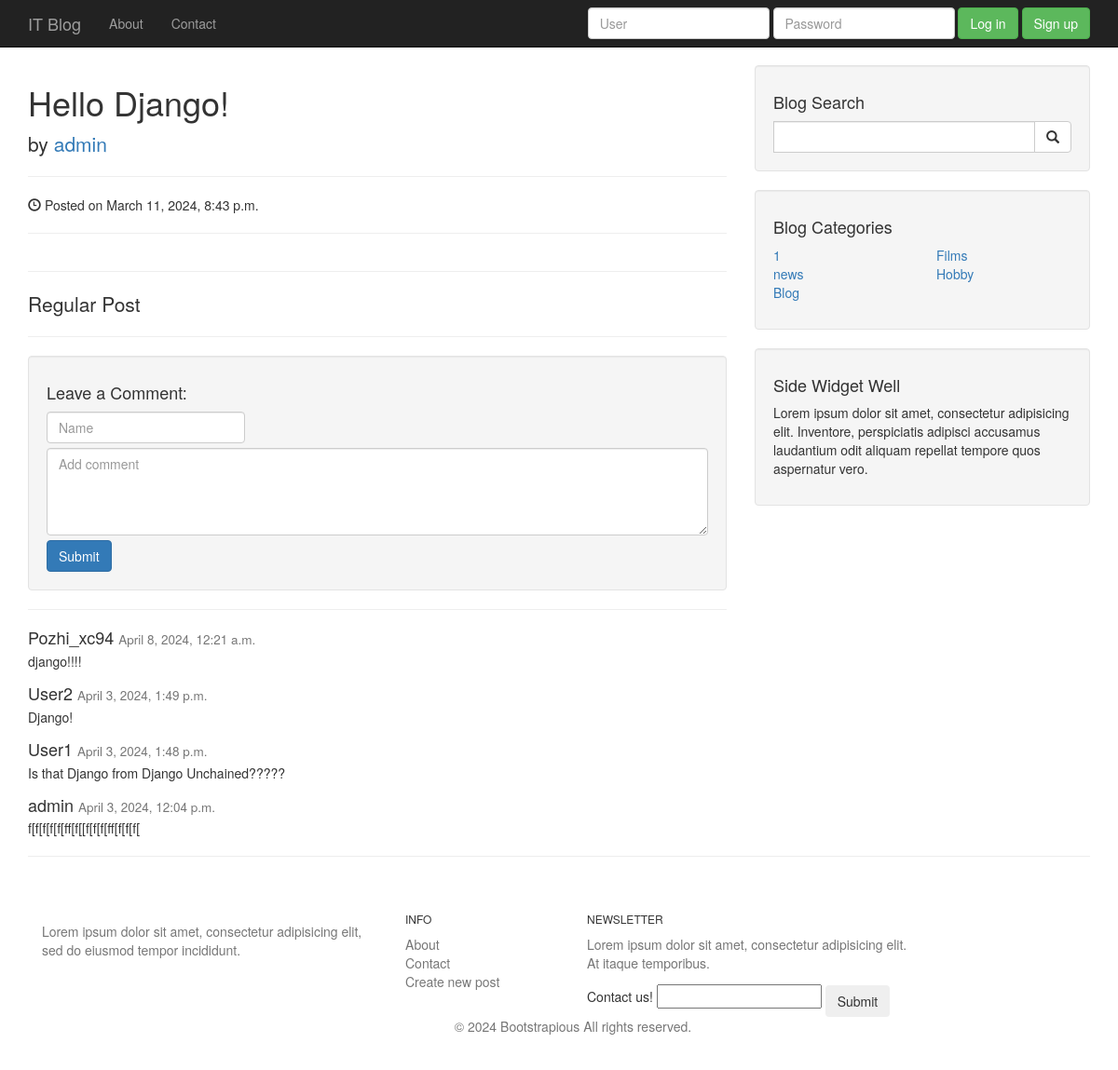
/blog/post/1, run on the app's committed database.
### helloweb/models.py (models this page shows, shortened)
class Post(models.Model):
    title = models.CharField(max_length=30, verbose_name="Заголовок")
    content = models.TextField(verbose_name="Опис")
    published_date = models.DateTimeField(auto_created=True, verbose_name="Дата")
    category = models.ForeignKey(Category, on_delete=models.CASCADE, verbose_name="Категорія")
    user = models.ForeignKey(User, on_delete=models.CASCADE, verbose_name="Автор")
    image = models.URLField(default="http://placehold.it/900x300")
    tags = models.ManyToManyField(Tag)
    class Meta:
        verbose_name = "Пост"
        verbose_name_plural = "Пости"

class Comments(models.Model):
    post = models.ForeignKey(Post, on_delete=models.CASCADE, verbose_name="Назва посту", related_name='comments')
    username = models.CharField(max_length=30, verbose_name="Username")
    body = models.CharField(max_length=500, verbose_name="Comment")
    date = models.DateTimeField(auto_now_add=True, verbose_name="Дата")
    class Meta:
        verbose_name = "Коментар"
        verbose_name_plural = "Коментари"

class Category(models.Model):
    name = models.CharField(max_length=30)
    class Meta:
        verbose_name = "Категорія"
        verbose_name_plural = "Категорії"

### helloweb/views.py (the view)
# urls.py: path("blog/post/<int:id>", views.post, name="post"),
def post(request, id=None):
    post = get_object_or_404(Post, pk=id)
    if request.method == 'POST':
        Uform = UsersForm(request.POST)
        if Uform.is_valid():
            Uform.save()
    else:
        Uform = UsersForm()
    form = CommentForm(request.POST or None)
    comment = None
    if form.is_valid():
        comment = form.save(commit=False)
        comment.post = post
        comment.save()
        pass
    photoForm = ProfilePhotoForm()
    comments = post.comments.all().order_by("-date")
    context = {"post": post, "Uform": Uform, "comment": comment, "form": form, "comments": comments,
               "photoForm": photoForm}
    context.update(get_categories())
    return render(request, 'blog/post.html', context)

### helloweb/forms.py
class UsersForm(forms.ModelForm):
    class Meta:
        model = UsersEmail
        fields = ["user_email"]

class CommentForm(forms.ModelForm):
    class Meta:
        model = Comments
        fields = ['username', 'body']
        widgets = {
            'body': forms.Textarea(attrs={'rows': 3}),
        }
    def __init__(self, *args, **kwargs):
        super().__init__(*args, **kwargs)
        self.fields['username'].widget.attrs.update({'class': 'form-control'})

### helloweb/views.py (called while the page is built)
def get_categories():
    category = Category.objects.all()
    half = category.count() / 2 + category.count() % 2
    return {'category1': category[:half], 'category2': category[half:]}

### templates/blog/post.html (shortened to what this page needs)
{% extends "blog/base.html"%}
{% block content%}
{% load widget_tweaks %}
<h1>{{post.title}}</h1>
<p class="lead">
    by <a href="#">{{ post.user }}</a>
</p>
<hr>
<p><span class="glyphicon glyphicon-time"></span> Posted on {{ post.published_date }}</p>
<hr>
<hr>
<p class="lead"> {{ post.content }}</p>
<hr>
<div class="well">
    <h4>Leave a Comment:</h4>
    <form action="{% url 'post' id=post.pk %}" method="post">
        <div class="form-outline">
            {% render_field form.username placeholder='Name' class+="form-control" style="margin-bottom: 5px; width: 30%"%}
            {% render_field form.body placeholder='Add comment' class+="form-control"  style="margin-bottom: 5px" rows="4"%}
            <button type="submit" class="btn btn-primary">Submit</button>
        </div>
    </form>
</div>
<hr>
{% for c in comments %}
<div class="media">
    <div class="media-body">
        <h4 class="media-heading">{{c.username}}
            <small>{{c.date}}</small>
        </h4>
        {{c.body}}
    </div>
</div>
{% endfor %}
{% endblock %}

### templates/blog/base.html (shortened to what this page needs)
<!DOCTYPE html>
<html lang="en">
<head>
    {% load static %}
    <link href="{% static 'blog/css/bootstrap.min.css' %}" rel="stylesheet">
    <link href="{% static 'blog/css/blog-home.css' %}" rel="stylesheet">
</head>
<body>
    <nav class="navbar navbar-inverse navbar-fixed-top" role="navigation">
        <div class="container">
            <div class="navbar-header">
                <a class="navbar-brand" href="/">IT Blog</a>
            </div>
            <div class="collapse navbar-collapse" id="bs-example-navbar-collapse-1">
                <ul class="nav navbar-nav">
                    <li>
                        <a href="{% url 'about' %}">About</a>
                    </li>
                    <li>
                        <a href="{% url 'contact' %}">Contact</a>
                    </li>
                </ul>
                {% include "blog/toggle_login.html" %}
            </div>
        </div>
    </nav>
    <div class="container">
        <div class="row">
            <div class="col-md-8">
                {% block content%}
                {%endblock%}
            </div>
            <div class="col-md-4">
                <div class="well">
                    <h4>Blog Search</h4>
                    <form method="get" action="{% url 'search' %}" class="input-group">
                        <input type="search" name="query" class="form-control">
                        <span class="input-group-btn">
                            <button class="btn btn-default" type="submit">
                                <span class="glyphicon glyphicon-search"></span>
                        </button>
                        </span>
                    </form>
                </div>
                <div class="well">
                    <h4>Blog Categories</h4>
                    <div class="row">
                        <div class="col-lg-6">
                            <ul class="list-unstyled">
                                {% for c in category1 %}
                                <li><a href="{% url 'category' name=c.name %}">{{c.name}}</a></li>
                                {% endfor %}
                            </ul>
                        </div>
                        <div class="col-lg-6">
                            <ul class="list-unstyled">
                                {% for c in category2 %}
                                <li><a href="{% url 'category' name=c.name %}">{{c.name}}</a>
                                </li>
                                {% endfor %}
                            </ul>
                        </div>
                    </div>
                </div>
                <div class="well">
                    <h4>Side Widget Well</h4>
                    <p>Lorem ipsum dolor sit amet, consectetur adipisicing elit. Inventore, perspiciatis adipisci accusamus laudantium odit aliquam repellat tempore quos aspernatur vero.</p>
                </div>
            </div>
        </div>
        <hr>
        <footer class="bg-white">
                <div class="container py-5">
                  <div class="row py-4">
                    <div class="col-lg-4 col-md-6 mb-4 mb-lg-0"><img src="img/logo.png" alt="" width="180" class="mb-3">
                      <p class="font-italic text-muted">Lorem ipsum dolor sit amet, consectetur adipisicing elit, sed do eiusmod tempor incididunt.</p>
                      <ul class="list-inline mt-4">
                      </ul>
                    </div>
                    <div class="col-lg-2 col-md-6 mb-4 mb-lg-0">
                      <h6 class="text-uppercase font-weight-bold mb-4">Info</h6>
                      <ul class="list-unstyled mb-0">
                        <li class="mb-2"><a href="#" class="text-muted">About</a></li>
                        <li class="mb-2"><a href="#" class="text-muted">Contact</a></li>
                        <li class="mb-2"><a href="#" class="text-muted">Create new post</a></li>
                      </ul>
                    </div>
                    <div class="col-lg-4 col-md-6 mb-lg-0">
                      <h6 class="text-uppercase font-weight-bold mb-4">Newsletter</h6>
                      <p class="text-muted mb-4">Lorem ipsum dolor sit amet, consectetur adipisicing elit. At itaque temporibus.</p>
                      <div class="p-1 rounded border">
                          <div class="form-horizontal">
                            <div class="input-group mb-3 ">
                              <form method="POST" style="display:inline;">
                                    Contact us! {{ Uform.user_email }}
                                <button type="submit" style="margin-top: 4px" class="btn">Submit</button>
                              </form>
                            </div>
                          </div>
                      </div>
                    </div>
                  </div>
                </div>
                <div class="bg-light py-4">
                  <div class="container text-center">
                    <p class="text-muted mb-0 py-2">© 2024 Bootstrapious All rights reserved.</p>
                  </div>
                </div>
              </footer>
    </div>
</body>
</html>

### static/blog/css/blog-home.css (style rules this page uses)
body { padding-top: 70px; }
footer { margin: 50px 0; }

### data on the page
Post: title "Hello Django!", user "admin", published_date "March 11, 2024, 8:43 p.m.", content "Regular Post"
Comments: username "Pozhi_xc94", date "April 8, 2024, 12:21 a.m.", body "django!!!!"
Comments: username "User2", date "April 3, 2024, 1:49 p.m.", body "Django!"
Comments: username "User1", date "April 3, 2024, 1:48 p.m.", body "Is that Django from Django Unchained?????"
Comments: username "admin", date "April 3, 2024, 12:04 p.m.", body "f[f[f[f[f[ff[f[[f[f[f[ff[f[f[f["
Category: name "1"
Category: name "news"
Category: name "Blog"
Category: name "Films"
Category: name "Hobby"
